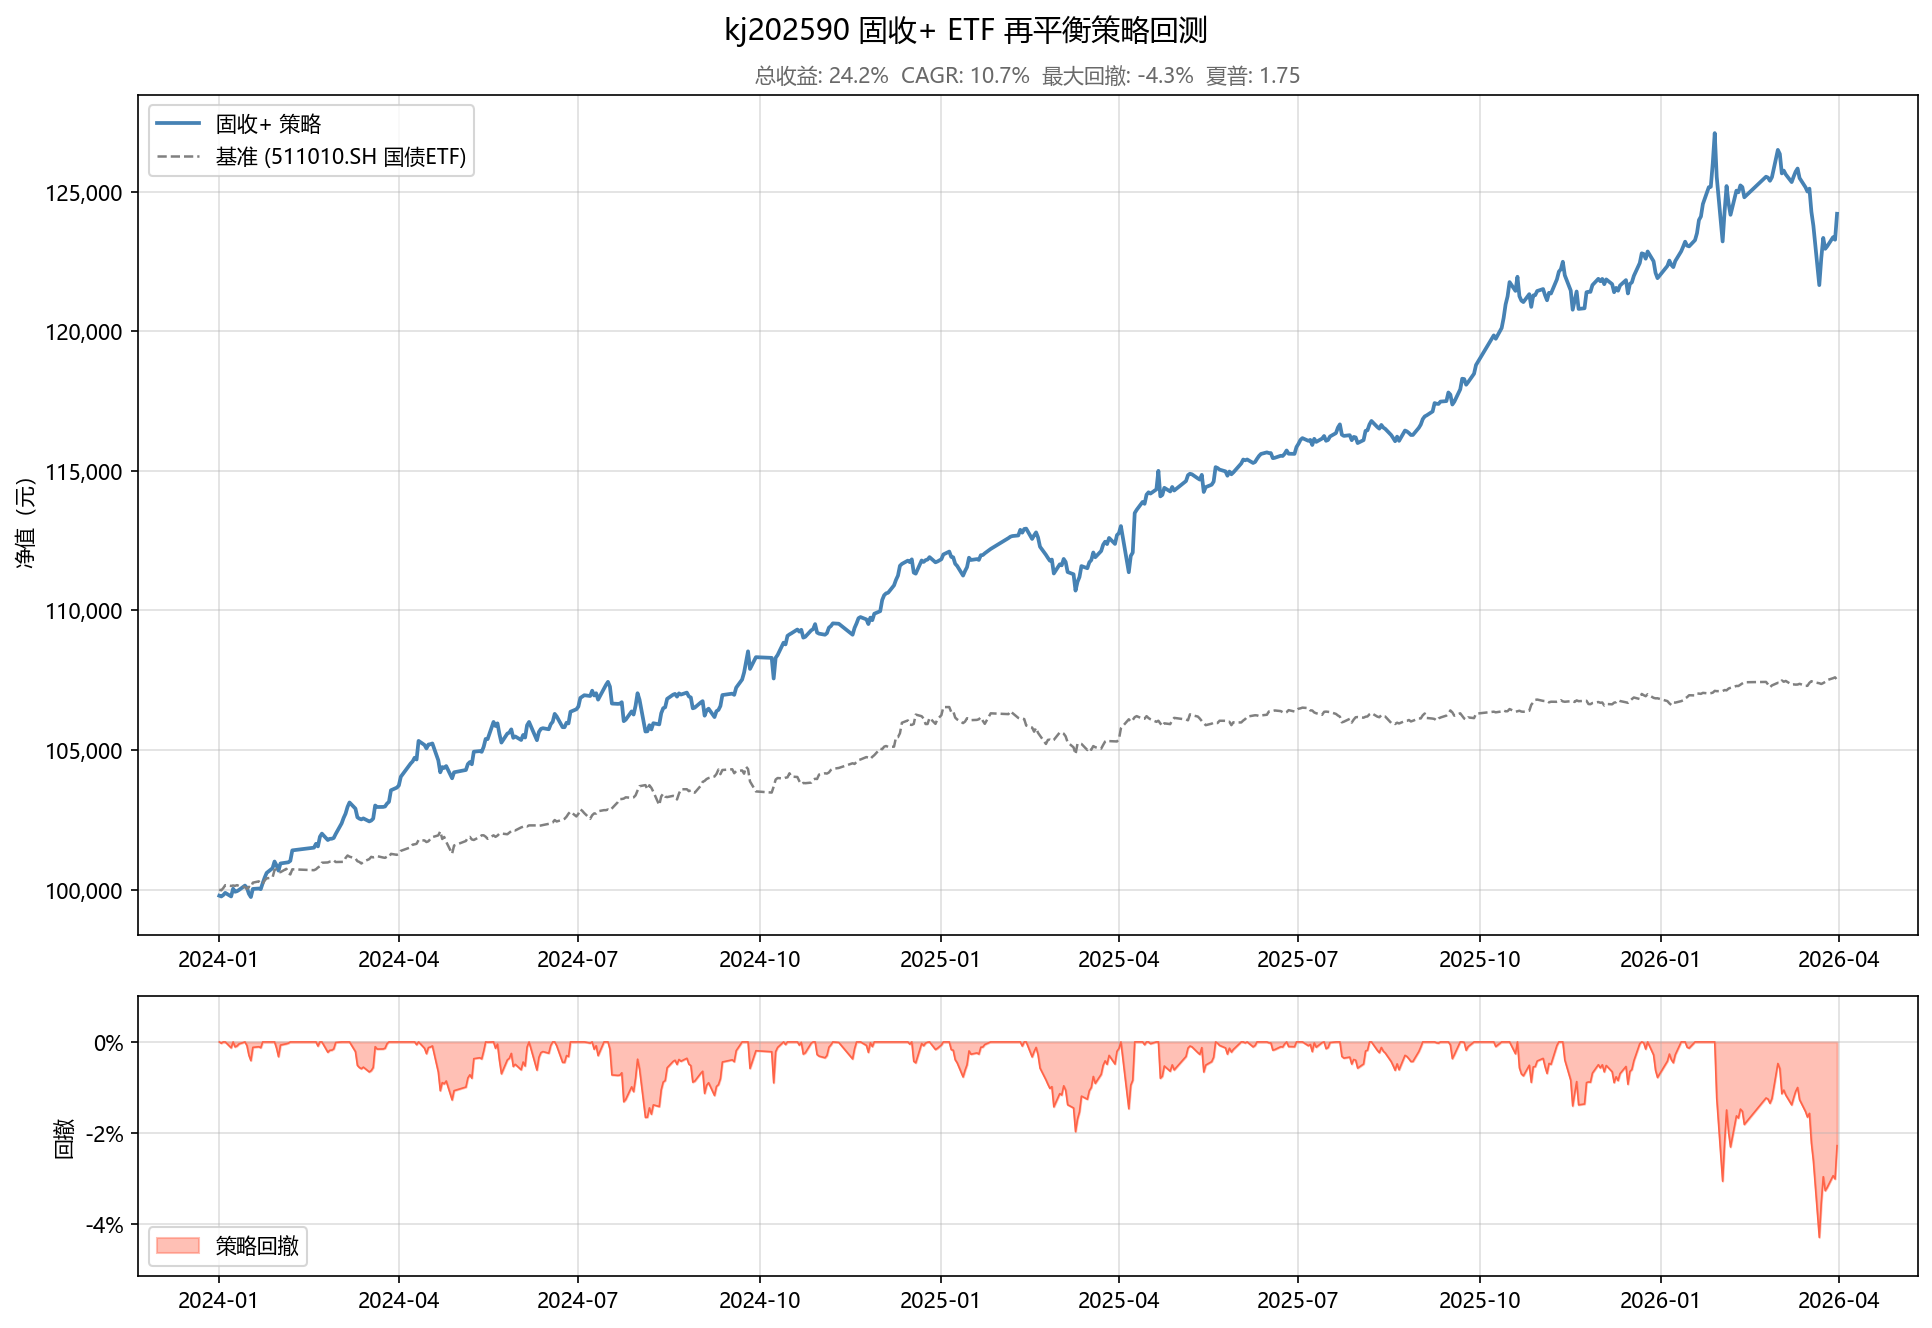

Generate this figure with Python:
# -*- coding: utf-8 -*-
"""
kj202590_regression.py — 固收+ ETF 再平衡策略回测

复现 kj202590.py 的核心逻辑：
  - 固定权重配置：国债70% / 黄金14% / 红利8% / 纳指8%
  - 偏差超过 REBALANCE_THRESHOLD（15%）且份数 > MIN_SHARES 时触发再平衡
  - 权益类 ETF（红利/纳指）跌破成本 STOPLOSS_PCT（12%）触发止损清仓
  - 交易成本：单边佣金万分之二（最低5元）+ 单边滑点0.2%
"""

import sys
import os
import time
import pandas as pd
import numpy as np
import matplotlib
matplotlib.use('Agg')
import matplotlib.pyplot as plt
import matplotlib.ticker as mticker
matplotlib.rcParams['font.sans-serif'] = ['Microsoft YaHei', 'SimHei', 'SimSun', 'DejaVu Sans']
matplotlib.rcParams['axes.unicode_minus'] = False   # 修复负号显示为方块的问题

sys.path.insert(0, os.path.dirname(os.path.dirname(os.path.abspath(__file__))))

from xtquant import xtdata

# ================= 可配置参数 =================

WEIGHTS = {
    '511010.SH': 0.70,   # 国债ETF
    '518880.SH': 0.14,   # 黄金ETF
    '510880.SH': 0.08,   # 红利ETF
    '513100.SH': 0.08,   # 纳指ETF
}
EQUITY_ETFS         = {'510880.SH', '513100.SH'}   # 需要止损监控的权益类 ETF
BENCHMARK           = '511010.SH'                  # 基准：国债ETF（与原策略一致）

BUDGET              = 100_000.0     # 初始资金（元）
REBALANCE_THRESHOLD = 0.15          # 偏差率阈值：超过目标仓位 15% 才触发
MIN_SHARES          = 100           # 最小偏差份数：折算后不足 100 份不触发
STOPLOSS_PCT        = 0.12          # 权益类 ETF 止损线：成本回撤超 12% 清仓
COMMISSION          = 0.0002        # 单边佣金率（万分之二）
MIN_COMMISSION      = 5.0           # 最低佣金（元）
SLIPPAGE            = 0.002         # 单边滑点率

START_TIME          = '20240101'
END_TIME            = '20260401'

SAVE_PLOT           = True
PLOT_DIR            = os.path.dirname(os.path.abspath(__file__))

# ================= 1. 数据加载 =================

def download_etf_data(codes, start_time, end_time):
    """从 QMT 服务端下载 ETF 历史日线到本地缓存"""
    print(f">> 下载历史日线: {codes}  ({start_time} — {end_time})")
    xtdata.download_history_data2(codes, period='1d', start_time=start_time, end_time=end_time)
    time.sleep(1)
    print(">> 下载完成。")


def load_etf_data(codes, start_time, end_time):
    """从 QMT 本地缓存加载 ETF 日线，返回对齐后的 DataFrame（index=date）"""
    data = {}
    for code in codes:
        raw = xtdata.get_market_data_ex(
            ['close'], [code], period='1d',
            start_time=start_time, end_time=end_time,
            dividend_type='front'
        )
        if code in raw and not raw[code].empty:
            s = raw[code]['close']
            s.index = pd.to_datetime(s.index)
            data[code] = s
        else:
            print(f"[警告] {code} 无数据，跳过。")

    df = pd.DataFrame(data)
    df = df.ffill().dropna()
    return df

etf_codes = list(WEIGHTS.keys()) + [BENCHMARK]
etf_codes = list(dict.fromkeys(etf_codes))   # 去重，保持顺序

download_etf_data(etf_codes, START_TIME, END_TIME)

print(">> 加载 ETF 日线数据...")
df = load_etf_data(etf_codes, START_TIME, END_TIME)
print(f">> 数据加载完成：{len(df)} 个交易日，{df.index[0].date()} — {df.index[-1].date()}\n")

# ================= 2. 成本辅助函数 =================

def buy_cost(shares: float, price: float) -> float:
    """买入实际花费（含佣金+滑点）"""
    raw    = shares * price
    comm   = max(raw * COMMISSION, MIN_COMMISSION)
    slip   = raw * SLIPPAGE
    return raw + comm + slip

def sell_proceeds(shares: float, price: float) -> float:
    """卖出实际到手（扣佣金+滑点）"""
    raw    = shares * price
    comm   = max(raw * COMMISSION, MIN_COMMISSION)
    slip   = raw * SLIPPAGE
    return raw - comm - slip

def trade_fee(shares: float, price: float) -> float:
    """单向交易摩擦成本（用于累计统计）"""
    raw  = shares * price
    comm = max(raw * COMMISSION, MIN_COMMISSION)
    slip = raw * SLIPPAGE
    return comm + slip

# ================= 3. 模拟交易循环 =================

# 持仓结构：{code: {'shares': float, 'cost': float}}  cost = 均价
positions = {code: {'shares': 0.0, 'cost': 0.0} for code in etf_codes}
cash              = BUDGET
portfolio_value   = []
commissions_paid  = 0.0
rebalance_count   = 0
stoploss_count    = 0

print(f">> 开始回测 ({START_TIME} — {END_TIME})，初始资金: {BUDGET:,.0f} 元")
print(f"   再平衡阈值: {REBALANCE_THRESHOLD:.0%} | 止损线: {STOPLOSS_PCT:.0%} | 最小份数: {MIN_SHARES}\n")

for i, today in enumerate(df.index):
    prices = df.iloc[i]   # {code: price}

    # ── 当日组合总值 ────────────────────────────────────────────────
    holding_val = sum(positions[c]['shares'] * prices[c] for c in etf_codes)
    total_val   = cash + holding_val

    # ── 止损检查（权益类 ETF）───────────────────────────────────────
    stopped = set()
    for code in EQUITY_ETFS:
        pos   = positions[code]
        if pos['shares'] <= 0 or pos['cost'] <= 0:
            continue
        price    = prices[code]
        drawdown = (price - pos['cost']) / pos['cost']
        if drawdown <= -STOPLOSS_PCT:
            proceeds = sell_proceeds(pos['shares'], price)
            fee      = trade_fee(pos['shares'], price)
            cash    += proceeds
            commissions_paid += fee
            stoploss_count   += 1
            print(f"[{today.date()}] [止损] {code}  成本={pos['cost']:.4f}  现价={price:.4f}  "
                  f"跌幅={drawdown:.1%}  卖出{pos['shares']:.0f}份  到手={proceeds:,.0f}")
            positions[code] = {'shares': 0.0, 'cost': 0.0}
            stopped.add(code)

    # ── 再平衡偏差计算 ──────────────────────────────────────────────
    # 重算总值（止损后现金变了）
    holding_val  = sum(positions[c]['shares'] * prices[c] for c in etf_codes)
    total_val    = cash + holding_val

    balances = {}
    for code, weight in WEIGHTS.items():
        if code in stopped:
            continue   # 止损品种本日不再平衡
        target_val  = total_val * weight
        cur_val     = positions[code]['shares'] * prices[code]
        diff_val    = target_val - cur_val     # 正=欠配, 负=超配
        diff_shares = diff_val / prices[code]
        balances[code] = {
            'target_val':  target_val,
            'cur_val':     cur_val,
            'diff_val':    diff_val,
            'diff_shares': diff_shares,
        }

    # 按偏差升序（超配/需卖排最前）
    sorted_items = sorted(balances.items(), key=lambda x: x[1]['diff_val'])

    day_has_trade = False

    # ── 第一轮：卖出超配品种 ────────────────────────────────────────
    for code, info in sorted_items:
        diff_val    = info['diff_val']
        target_val  = info['target_val']
        diff_shares = info['diff_shares']

        if diff_val >= 0:
            continue   # 欠配，留给买入轮

        # 触发条件
        if not (abs(diff_val) > target_val * REBALANCE_THRESHOLD
                and abs(diff_shares) > MIN_SHARES):
            continue

        sell_shares = int(abs(diff_shares) / 100) * 100
        sell_shares = min(sell_shares, positions[code]['shares'])   # 不超过持仓
        if sell_shares <= 0:
            continue

        price    = prices[code]
        proceeds = sell_proceeds(sell_shares, price)
        fee      = trade_fee(sell_shares, price)
        cash    += proceeds
        commissions_paid += fee
        positions[code]['shares'] -= sell_shares
        # 卖出不改 cost（成本价维持均价，用于止损判断）
        day_has_trade = True
        print(f"[{today.date()}] [再平衡-卖] {code}  -{sell_shares:.0f}份 @{price:.4f}  "
              f"到手={proceeds:,.0f}  偏差={diff_val/target_val:.1%}")

    # ── 第二轮：买入欠配品种 ────────────────────────────────────────
    for code, info in sorted_items:
        diff_val    = info['diff_val']
        target_val  = info['target_val']
        diff_shares = info['diff_shares']

        if diff_val <= 0:
            continue   # 超配，已处理

        if not (abs(diff_val) > target_val * REBALANCE_THRESHOLD
                and abs(diff_shares) > MIN_SHARES):
            continue

        price       = prices[code]
        cost_factor = 1 + SLIPPAGE + COMMISSION
        max_buy_val = cash / cost_factor
        buy_val     = min(diff_val, max_buy_val)
        buy_shares  = int(buy_val / price / 100) * 100

        if buy_shares <= 0:
            continue

        cost = buy_cost(buy_shares, price)
        if cost > cash:
            buy_shares -= 100
            if buy_shares <= 0:
                continue
            cost = buy_cost(buy_shares, price)

        if cost > cash:
            continue

        # 更新均价成本
        old_shares  = positions[code]['shares']
        old_cost    = positions[code]['cost']
        new_shares  = old_shares + buy_shares
        if new_shares > 0:
            # 加权均价
            positions[code]['cost'] = (old_shares * old_cost + buy_shares * price) / new_shares
        positions[code]['shares'] = new_shares

        fee = trade_fee(buy_shares, price)
        cash -= cost
        commissions_paid += fee
        day_has_trade = True
        print(f"[{today.date()}] [再平衡-买] {code}  +{buy_shares:.0f}份 @{price:.4f}  "
              f"花费={cost:,.0f}  偏差={diff_val/target_val:.1%}")

    if day_has_trade:
        rebalance_count += 1

    # ── 记录当日净值 ────────────────────────────────────────────────
    holding_val = sum(positions[c]['shares'] * prices[c] for c in etf_codes)
    portfolio_value.append(cash + holding_val)

# ================= 4. 指标计算 =================

df['strategy']  = portfolio_value
df['benchmark'] = (df[BENCHMARK] / df[BENCHMARK].iloc[0]) * BUDGET

total_return = df['strategy'].iloc[-1] / BUDGET - 1
bm_return    = df['benchmark'].iloc[-1] / BUDGET - 1
max_dd       = (df['strategy'] / df['strategy'].cummax() - 1).min()
bm_max_dd    = (df['benchmark'] / df['benchmark'].cummax() - 1).min()

# 年均收益（CAGR）
n_years       = len(df) / 252
cagr          = (df['strategy'].iloc[-1] / BUDGET) ** (1 / n_years) - 1
bm_cagr       = (df['benchmark'].iloc[-1] / BUDGET) ** (1 / n_years) - 1

# 夏普（无风险利率取2.5%）
daily_ret     = df['strategy'].pct_change().dropna()
sharpe        = (daily_ret.mean() - 0.025 / 252) / daily_ret.std() * np.sqrt(252)

# 年度收益对比
yearly_strat  = (df['strategy'].resample('YE').last() /
                 df['strategy'].resample('YE').first() - 1).rename('strategy')
yearly_bm     = (df['benchmark'].resample('YE').last() /
                 df['benchmark'].resample('YE').first() - 1).rename('benchmark')

# ================= 5. 输出 =================

print(f"\n{'='*55}")
print(f"  回测结果 ({START_TIME[:4]}—{END_TIME[:4]})  初始资金: {BUDGET:,.0f} 元")
print(f"{'='*55}")
print(f"{'指标':<18} {'策略':>12} {'基准(国债ETF)':>14}")
print(f"{'-'*44}")
print(f"{'总收益率':<18} {total_return:>12.2%} {bm_return:>14.2%}")
print(f"{'年化收益(CAGR)':<18} {cagr:>12.2%} {bm_cagr:>14.2%}")
print(f"{'最大回撤':<18} {max_dd:>12.2%} {bm_max_dd:>14.2%}")
print(f"{'夏普比率':<18} {sharpe:>12.2f}")
print(f"{'累计手续费':<18} {commissions_paid:>12,.0f} 元")
print(f"{'再平衡触发次数':<18} {rebalance_count:>12} 天")
print(f"{'止损触发次数':<18} {stoploss_count:>12} 次")
print(f"{'最终净值':<18} {df['strategy'].iloc[-1]:>12,.0f} 元")
print(f"{'='*55}")

print(f"\n{'年份':<6}  {'策略收益':>10}  {'基准收益':>10}  {'超额':>10}")
print(f"{'------':<6}  {'----------':>10}  {'----------':>10}  {'----------':>10}")
for yr in yearly_strat.index:
    s  = yearly_strat.loc[yr]
    bm = yearly_bm.loc[yr] if yr in yearly_bm.index else float('nan')
    print(f"{yr.year:<6}  {s:>10.2%}  {bm:>10.2%}  {s-bm:>+10.2%}")

# ================= 6. 绘图 =================

fig, axes = plt.subplots(2, 1, figsize=(13, 9), gridspec_kw={'height_ratios': [3, 1]})
fig.suptitle('kj202590 固收+ ETF 再平衡策略回测', fontsize=14)

# 上图：净值曲线
ax1 = axes[0]
ax1.plot(df.index, df['strategy'],  label='固收+ 策略', linewidth=1.8, color='steelblue')
ax1.plot(df.index, df['benchmark'], label=f'基准 ({BENCHMARK} 国债ETF)',
         linewidth=1.2, linestyle='--', color='gray')
ax1.set_ylabel('净值（元）')
ax1.yaxis.set_major_formatter(mticker.FuncFormatter(lambda x, _: f'{x:,.0f}'))
ax1.legend(loc='upper left')
ax1.grid(True, alpha=0.4)

# 标注关键信息
info_text = (f"总收益: {total_return:.1%}  CAGR: {cagr:.1%}  "
             f"最大回撤: {max_dd:.1%}  夏普: {sharpe:.2f}")
ax1.set_title(info_text, fontsize=10, color='dimgray', pad=6)

# 下图：回撤曲线
ax2 = axes[1]
drawdown = df['strategy'] / df['strategy'].cummax() - 1
ax2.fill_between(df.index, drawdown, 0, alpha=0.4, color='tomato', label='策略回撤')
ax2.plot(df.index, drawdown, linewidth=0.8, color='tomato')
ax2.yaxis.set_major_formatter(mticker.FuncFormatter(lambda x, _: f'{x:.0%}'))
ax2.set_ylabel('回撤')
ax2.set_ylim(min(drawdown.min() * 1.2, -0.01), 0.01)
ax2.legend(loc='lower left')
ax2.grid(True, alpha=0.4)

plt.tight_layout()

if SAVE_PLOT:
    path = os.path.join(PLOT_DIR, 'kj202590_regression.png')
    plt.savefig(path, dpi=150, bbox_inches='tight')
    print(f"\n图表已保存: {path}")

plt.show()
